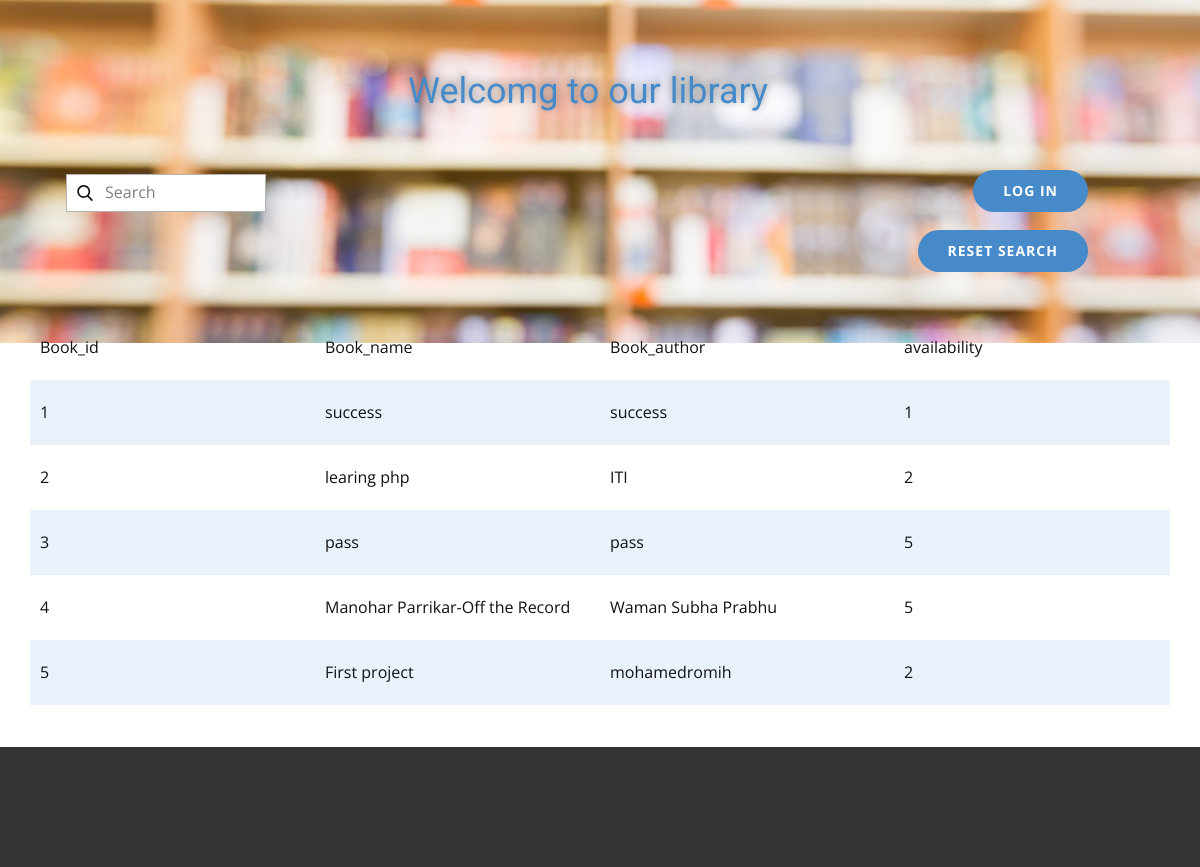
The app's page /Homepage/Home.php with its own data.
### tables this page shows
CREATE TABLE `books` (
  `book_id` int(10) NOT NULL,
  `book_name` varchar(255) NOT NULL,
  `book_author` varchar(255) NOT NULL,
  `availability` tinyint(1) NOT NULL
);

### Homepage/Home.php (the view, shortened to what this page needs)
<?php
include_once '..\db.php';
$query = "SELECT * FROM books";
$result = mysqli_query($conn , $query);
    ?>
<!DOCTYPE html>
<html style="font-size: 16px;" lang="en"><head>
    <link rel="stylesheet" href="nicepage.css" media="screen">
<link rel="stylesheet" href="Home.css" media="screen">
  </head>
  <body class="u-body u-xl-mode" data-lang="en"><header class="u-header u-image u-header" id="sec-88fd" data-animation-name="" data-animation-duration="0" data-animation-delay="0" data-animation-direction="" data-image-width="1500" data-image-height="1000"><div class="u-align-left u-clearfix u-sheet u-sheet-1">
        <h2 class="u-align-center u-hover-feature u-text u-text-default u-text-1" data-animation-name="" data-animation-duration="0" data-animation-direction="">
          <a class="u-active-none u-border-none u-btn u-button-link u-button-style u-hover-none u-none u-text-palette-1-base u-btn-1">Welcomg to our library</a>
        </h2>
        <form method="get" class="u-border-1 u-border-grey-30 u-search u-search-left u-white u-search-1">
          <button class="u-search-button" type="submit">
            <span class="u-search-icon u-spacing-10">
              <svg class="u-svg-link" preserveAspectRatio="xMidYMin slice" viewBox="0 0 56.966 56.966"><use xmlns:xlink="http://www.w3.org/1999/xlink" xlink:href="#svg-2f59"></use></svg>
            </span>
          </button>
          <input class="u-search-input" type="search" name="search" value="" placeholder="Search">
        </form>
        <a href="..\login.php" class="u-btn u-btn-round u-button-style u-hover-feature u-hover-palette-1-light-1 u-palette-1-base u-radius-50 u-btn-2">log in</a>
        <a href="Home.php" class="u-btn u-btn-round u-button-style u-hover-feature u-hover-palette-1-light-1 u-palette-1-base u-radius-50 u-btn-2">Reset Search</a>
      </div></header>
    <section class="u-align-center u-clearfix u-section-1" id="sec-830c">
      <div class="u-clearfix u-sheet u-valign-middle u-sheet-1">
        <div class="u-expanded-width u-table u-table-responsive u-table-1">
          <table class="u-table-entity u-table-entity-1">
            <colgroup>
              <col width="25%">
              <col width="25%">
              <col width="25.8%">
              <col width="24.200000000000006%">
            </colgroup>
            <tbody class="u-table-alt-palette-1-light-3 u-table-body">
              <tr style="height: 65px;">
                <td class="u-table-cell">Book_id</td>
                <td class="u-table-cell">Book_name</td>
                <td class="u-table-cell">Book_author</td>
                <td class="u-table-cell">availability<br>
                </td>
              </tr>
              <?php
                   while ($rows = mysqli_fetch_assoc($result)){
                   ?>
              <tr style="height: 65px;">
                <td class="u-table-cell"><?= $rows['book_id']?></td>
                <td class="u-table-cell"><?= $rows['book_name']?></td>
                <td class="u-table-cell"><?= $rows['book_author']?></td>
                <td class="u-table-cell"><?= $rows['availability']?></td>
              </tr>
              <?php
              }
?>
            </tbody>
          </table>
        </div>
      </div>
    </section>
    <footer class="u-align-center u-clearfix u-footer u-grey-80 u-footer" id="sec-9a68"><div class="u-align-left u-clearfix u-sheet u-sheet-1"></div></footer>
</body></html>

### Homepage/Home.css (style rules this page uses)
.u-section-1 .u-sheet-1 { min-height: 394px; }
.u-section-1 .u-table-1 { margin: -28px auto 42px 0; }
.u-section-1 .u-table-entity-1 { min-height: 100px; }

### records on screen
books: book_id "1", book_name "success", book_author "success", availability "1"
books: book_id "2", book_name "learing php", book_author "ITI", availability "2"
books: book_id "3", book_name "pass", book_author "pass", availability "5"
books: book_id "4", book_name "Manohar Parrikar-Off the Record", book_author "Waman Subha Prabhu", availability "5"
books: book_id "5", book_name "First project", book_author "mohamedromih", availability "2"
